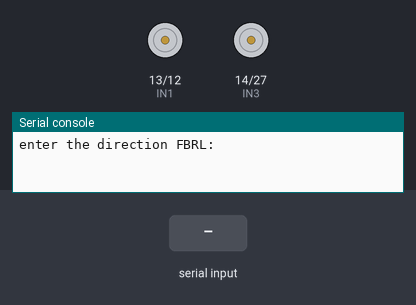
The program below on a simulated ESP32 board running MicroPython. On the bench: motor-driver pin pairs drawn as motors (green arrow = first pin HIGH = forward, orange = second pin HIGH = backward, longer = more drive), the last lines printed to the serial console. The inputs (shaded band) are chosen by the test bench.

Above: at 1.2 s.
1.3 s: "F" typed at the serial console, then Enter
At 2.5 s:
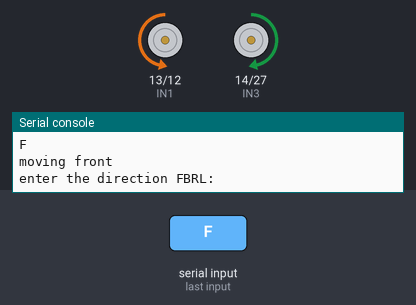
2.8 s: "B" typed at the serial console, then Enter
At 3.8 s:
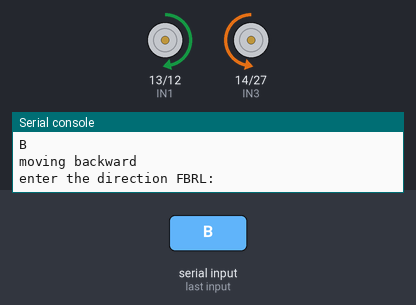
4.3 s: "L" typed at the serial console, then Enter
At 4.9 s:
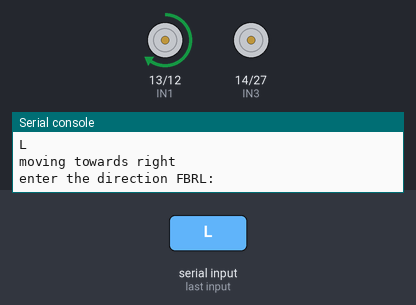
5.8 s: "R" typed at the serial console, then Enter
At 7.0 s:
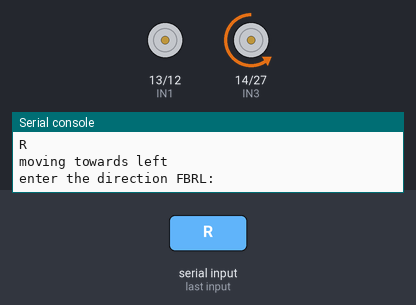
7.3 s: "K" typed at the serial console, then Enter
At 8.4 s:
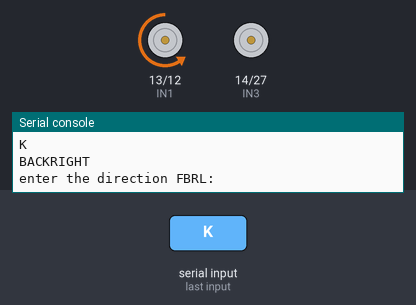
8.8 s: "M" typed at the serial console, then Enter
At 9.5 s:
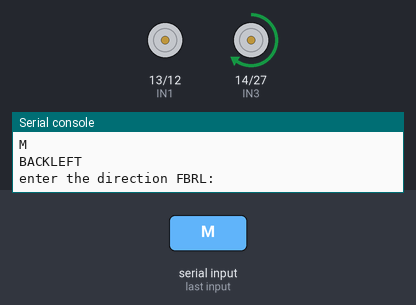
Timing chart, 0 to 11.3 s (numbered marks = the images above; inputs shaded):
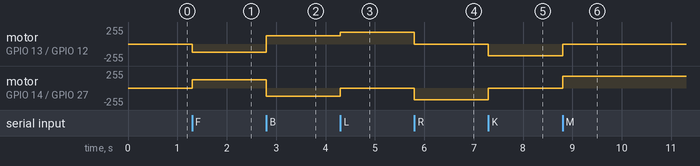

Measured:
- after the input at 1.3 s, motor on GPIO 13 (IN1) / GPIO 12 (IN2): stopped → backward 125/255 at once; motor on GPIO 14 (IN3) / GPIO 27 (IN4): stopped → forward 125/255 at once
- after the input at 2.8 s, motor on GPIO 13 (IN1) / GPIO 12 (IN2): backward 125/255 → forward 125/255 at once; motor on GPIO 14 (IN3) / GPIO 27 (IN4): forward 125/255 → backward 125/255 at once
- after the input at 4.3 s, motor on GPIO 13 (IN1) / GPIO 12 (IN2): forward 125/255 → forward 174/255 at once; motor on GPIO 14 (IN3) / GPIO 27 (IN4): backward 125/255 → stopped at once
- after the input at 5.8 s, motor on GPIO 13 (IN1) / GPIO 12 (IN2): forward 174/255 → stopped at once; motor on GPIO 14 (IN3) / GPIO 27 (IN4): stopped → backward 174/255 at once
- after the input at 7.3 s, motor on GPIO 13 (IN1) / GPIO 12 (IN2): stopped → backward 174/255 at once; motor on GPIO 14 (IN3) / GPIO 27 (IN4): backward 174/255 → stopped at once
- after the input at 8.8 s, motor on GPIO 13 (IN1) / GPIO 12 (IN2): backward 174/255 → stopped at once; motor on GPIO 14 (IN3) / GPIO 27 (IN4): stopped → forward 174/255 at once

The program:

Serial_control_car.py
```python
"""
Project: [Esp32 - serial_control_car]
Author: [Akszayan V L]
Description: [This MicroPython script enables control of a car using serial communication with an ESP32 microcontroller.
              The code handles commands sent via a serial connection to control the car's movements,
              such as forward, backward, left,right and stop.]
Version: [Version 1.0]

Credits:
- Developed using MicroPython on ESP32
- Code written by [Akszayan V L]

Feel free to use, modify, or distribute this code as needed. For any inquiries or contributions, please contact [krishnakanthakszayan@gmail.com].
"""

# Micropython code
# Execute this code in micropython code editor


from machine import Pin,PWM
import time as t

IN1 = Pin(13,Pin.OUT)   #IN1 & IN4 FORWARD MOVE
IN2 = Pin(12,Pin.OUT)   #IN2 & IN3 BACKWARD MOVE
IN3 = Pin(14,Pin.OUT)
IN4 = Pin(27,Pin.OUT)

'''
IN1.value(1)#front
IN4.value(1)
t.sleep(5)
IN1.value(0)
IN4.value(0)
t.sleep(5)
'''
'''
IN2.value(1)#back
IN3.value(1)
t.sleep(5)
IN2.value(0)
IN3.value(0)
'''
# You can increase or decrease the speed of each motors using PWM duty function.
pwmA1 = PWM(IN1,freq=1000)#LEFT
pwmB2 = PWM(IN2,freq=1000)
pwmB1 = PWM(IN3,freq=1000)
pwmA2 = PWM(IN4,freq=1000)#RIGHT
pwmA1.duty(0)
pwmA2.duty(0)
pwmB2.duty(0)
pwmB1.duty(0)

'''pwmA1.duty(700)
pwmA2.duty(700)
pwmB2.duty(0)
pwmB1.duty(0)
t.sleep(5)
print('off')
pwmA1.duty(0)
pwmA2.duty(0)
pwmB1.duty(0)
pwmB2.duty(0)
t.sleep(1)'''

while True :
    i = input('enter the direction FBRL: ')
    if i == 'F' :
        print('moving front')
        pwmA1.duty(0)
        pwmA2.duty(0)
        pwmB2.duty(500)
        pwmB1.duty(500)
    if i == 'B' :
        print('moving backward')
        pwmA1.duty(500)
        pwmA2.duty(500)
        pwmB2.duty(0)
        pwmB1.duty(0)
    if i == 'L' :
        print('moving towards right')
        pwmA1.duty(700)
        pwmA2.duty(0)
        pwmB2.duty(0)
        pwmB1.duty(0)
    if i == 'R' :
        print('moving towards left')
        pwmA1.duty(0)
        pwmA2.duty(700)
        pwmB2.duty(0)
        pwmB1.duty(0)
    if i == 'S' :
        pwmA1.duty(0)
        pwmA2.duty(0)
        pwmB2.duty(0)
        pwmB1.duty(0)
        print('vehicle stopped')
    if i == 'K' :
        pwmA1.duty(0)
        pwmA2.duty(0)
        pwmB2.duty(700)
        pwmB1.duty(0)
        print('BACKRIGHT')
    if i == 'M' :
        pwmA1.duty(0)
        pwmA2.duty(0)
        pwmB2.duty(0)
        pwmB1.duty(700)
        print('BACKLEFT')
    if i == 'E' :
        break
        print('bye')
# Thank you
```
